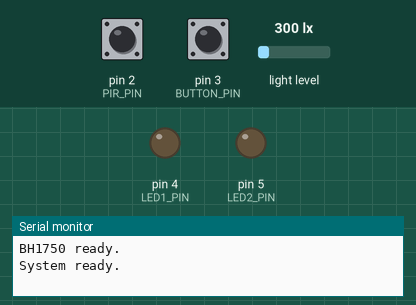
This sketch was run on a simulated Arduino Uno, built with avr-gcc and run on an emulated ATmega328P. Shown: output pins drawn as LEDs (lit = HIGH), the last lines printed to the serial monitor. The test bench sets the inputs (shaded band); at power-on: pin 3 (BUTTON_PIN) HIGH, pin 2 (PIR_PIN) HIGH, light level 300 lx.

Above: at 1.2 s.
1.3 s: pin 3 (BUTTON_PIN) pulled LOW for 0.15 s
At 2.3 s:
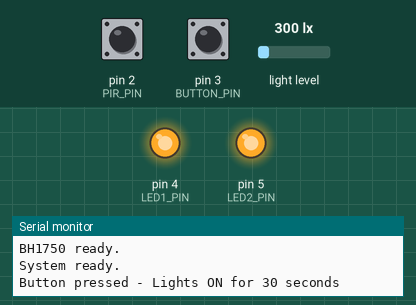
2.9 s: pin 2 (PIR_PIN) pulsed LOW 2 times (0.12 s each, 0.3 s apart)
Timing chart, 0 to 32.8 s (numbered marks = the images above; inputs shaded):
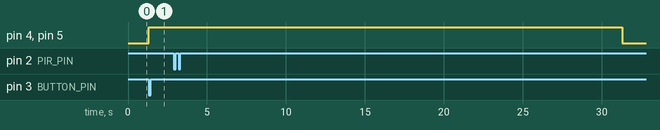

Measured:
- after the input at 1.3 s, pin 4 (LED1_PIN), pin 5 (LED2_PIN): LOW → HIGH at once

The sketch:

Task4.1Interrupts.ino
```cpp
#include <Wire.h>
#include <BH1750.h>

BH1750 lightSensor;

// Pins
const int PIR_PIN = 2;
const int BUTTON_PIN = 3;
const int LED1_PIN = 4;
const int LED2_PIN = 5;

// Darkness threshold
const float DARK_LEVEL = 50.0;

// Light ON time
const unsigned long LIGHT_TIME = 30000;  // 30 seconds

// Interrupt flags
volatile bool pirTriggered = false;
volatile bool buttonTriggered = false;

// Timer
unsigned long lightStartTime = 0;
bool lightsOn = false;

// PIR interrupt
void pirInterrupt()
{
  pirTriggered = true;
}

// Button interrupt
void buttonInterrupt()
{
  buttonTriggered = true;
}

void setup()
{
  Serial.begin(9600);

  pinMode(PIR_PIN, INPUT);
  pinMode(BUTTON_PIN, INPUT_PULLUP);

  pinMode(LED1_PIN, OUTPUT);
  pinMode(LED2_PIN, OUTPUT);

  digitalWrite(LED1_PIN, LOW);
  digitalWrite(LED2_PIN, LOW);

  // Start BH1750
  Wire.begin();

  if (lightSensor.begin())
  {
    Serial.println("BH1750 ready.");
  }
  else
  {
    Serial.println("BH1750 not detected.");
  }

  // PIR interrupt
  attachInterrupt(
    digitalPinToInterrupt(PIR_PIN),
    pirInterrupt,
    RISING
  );

  // Push button interrupt
  attachInterrupt(
    digitalPinToInterrupt(BUTTON_PIN),
    buttonInterrupt,
    FALLING
  );

  Serial.println("System ready.");
}

void loop()
{
  // PIR MOTION

  if (pirTriggered)
  {
    pirTriggered = false;

    float lux = lightSensor.readLightLevel();

    Serial.print("Motion detected. Light: ");
    Serial.print(lux);
    Serial.println(" lux");

    // Only turn on automatically when dark
    if (lux < DARK_LEVEL)
    {
      digitalWrite(LED1_PIN, HIGH);
      digitalWrite(LED2_PIN, HIGH);

      lightsOn = true;
      lightStartTime = millis();

      Serial.println("Dark - Lights ON for 35 seconds");
    }
    else
    {
      Serial.println("Bright - Lights remain OFF");
    }
  }
  // PUSH BUTTON

  if (buttonTriggered)
  {
    buttonTriggered = false;

    digitalWrite(LED1_PIN, HIGH);
    digitalWrite(LED2_PIN, HIGH);

    lightsOn = true;
    lightStartTime = millis();

    Serial.println("Button pressed - Lights ON for 30 seconds");
  }
  // 30 SECOND TIMER

  if (lightsOn &&
      millis() - lightStartTime >= LIGHT_TIME)
  {
    digitalWrite(LED1_PIN, LOW);
    digitalWrite(LED2_PIN, LOW);

    lightsOn = false;

    Serial.println("35 seconds completed - Lights OFF");
  }

  delay(50);
}
```
